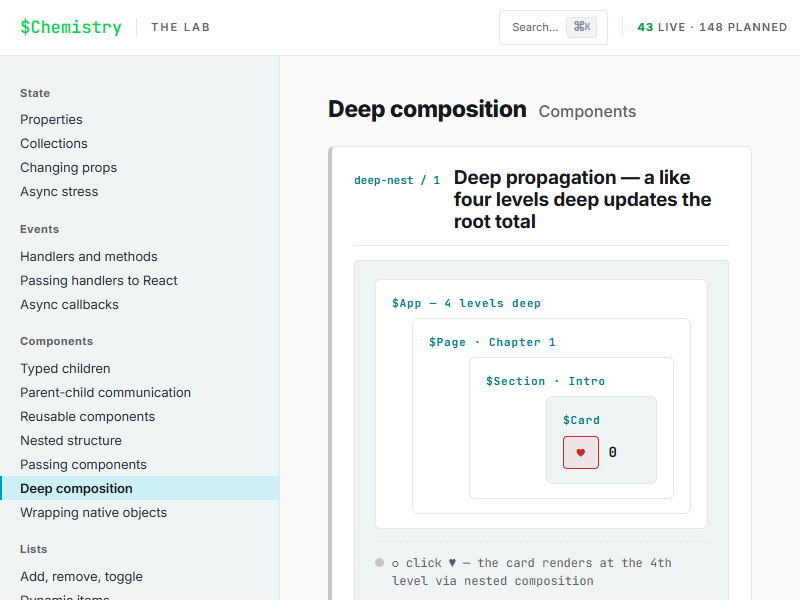
#> input picture .claude/agents/perspective/phillip/deep-nest-source.png, 800 x 600 px
$ python -i '1-march-1-2025~updated-trace-image-with-color-support.v8.py'   (imports and definitions only)
#> lines starting #> are read from the running program, lines starting #| are printed output that depends on the picture
import sys
import os
import svgtrace
import cv2
import numpy as np
from lxml import etree
import uuid
import tempfile

def load_image(image_path):
    """
    Loads an image using OpenCV, ensuring compatibility for PNG and JPG.
    Handles missing files gracefully.

    Parameters:
    - image_path (str): Path to the image file.

    Returns:
    - img (numpy.ndarray): Loaded image.
    """
    if not os.path.exists(image_path):
        raise FileNotFoundError(f"Error: File not found - {image_path}")

    img = cv2.imread(image_path, cv2.IMREAD_UNCHANGED)
    if img is None:
        raise ValueError(f"Error: Unable to load image - {image_path}")

    return img

def convert_to_grayscale(img):
    """
    Converts an image to grayscale.
    - If the image has an alpha channel, extracts the RGB channels before conversion.
    - Ensures transparency is preserved in final processing.

    Parameters:
    - img (numpy.ndarray): Input image.

    Returns:
    - gray_img (numpy.ndarray): Grayscale image.
    """
    if len(img.shape) == 3 and img.shape[-1] == 4:  # Extract RGB channels if transparency exists
        return cv2.cvtColor(img[:, :, :3], cv2.COLOR_BGR2GRAY)
    return cv2.cvtColor(img, cv2.COLOR_BGR2GRAY)

def apply_denoising(img, enabled=True):
    """
    Applies denoising to an image to reduce artifacts, particularly for JPG images.
    - Uses Non-Local Means Denoising for JPG compression artifacts.
    - Leaves PNG images unaltered since they are lossless.

    Parameters:
    - img (numpy.ndarray): Input grayscale image.
    - enabled (bool): Flag to apply denoising.

    Returns:
    - denoised_img (numpy.ndarray): Denoised image.
    """
    if enabled:
        return cv2.fastNlMeansDenoising(img, None, 30, 7, 21)
    return img

def apply_thresholding(img, method="adaptive"):
    """
    Applies thresholding to an image to enhance edge detection.
    - `adaptive`: Best for AI-generated images with soft gradients.
    - `otsu`: Best for high-contrast images like sketches.
    - `canny`: Best for maps and technical drawings with clear structures.

    Parameters:
    - img (numpy.ndarray): Input grayscale (or denoised) image.
    - method (str): Thresholding method ('adaptive', 'otsu', 'canny', or 'binary').

    Returns:
    - thresholded_img (numpy.ndarray): Thresholded image.
    """
    if method == "adaptive":
        return cv2.adaptiveThreshold(img, 255, cv2.ADAPTIVE_THRESH_GAUSSIAN_C,
                                     cv2.THRESH_BINARY, 11, 2)
    elif method == "otsu":
        _, otsu_thresh = cv2.threshold(img, 0, 255, cv2.THRESH_BINARY + cv2.THRESH_OTSU)
        return otsu_thresh
    elif method == "canny":
        return cv2.Canny(img, 50, 150)  # Edge detection for maps
    else:
        _, binary = cv2.threshold(img, 128, 255, cv2.THRESH_BINARY)
        return binary

# [16 lines left out: function extract_contours, not called in this run]

def process_image(image_path, thresholding="adaptive", denoise=True, extract_shapes=False, edge_mode=None):
    """
    Full image preprocessing pipeline with configurable parameters.
    - `thresholding`: "adaptive", "otsu", "binary", or "canny"
    - `denoise`: Apply JPG denoising (default: True)
    - `extract_shapes`: Extract contours for structured tracing (default: False)
    - `edge_mode`: "canny" for maps, "none" for general tracing

    Parameters:
    - image_path (str): Path to the input image.
    - thresholding (str): Method for thresholding.
    - denoise (bool): Flag to apply denoising.
    - extract_shapes (bool): Flag to extract and draw contours.
    - edge_mode (str or None): Edge detection mode.

    Returns:
    - preprocessed_path (str): Path to the saved preprocessed image.
    """
#> called with thresholding = 'adaptive', denoise = True, extract_shapes = False
    print(f"Processing image: {image_path}")
    img = load_image(image_path)
#> in load_image, img is the input picture: shape (600, 800, 3); mean B, G, R 243.7, 243.1, 240.1

    # Check if image is already grayscale/binary
    is_already_grayscale = len(img.shape) == 2 or (len(img.shape) == 3 and img.shape[2] == 1)
#> is_already_grayscale = False

    if is_already_grayscale:
        # Image is already grayscale, no need to convert
        grayscale = img
    else:
        # Convert to grayscale
        grayscale = convert_to_grayscale(img)
#> in convert_to_grayscale, `return cv2.cvtColor(img, cv2.COLOR_BGR2GRAY)`:
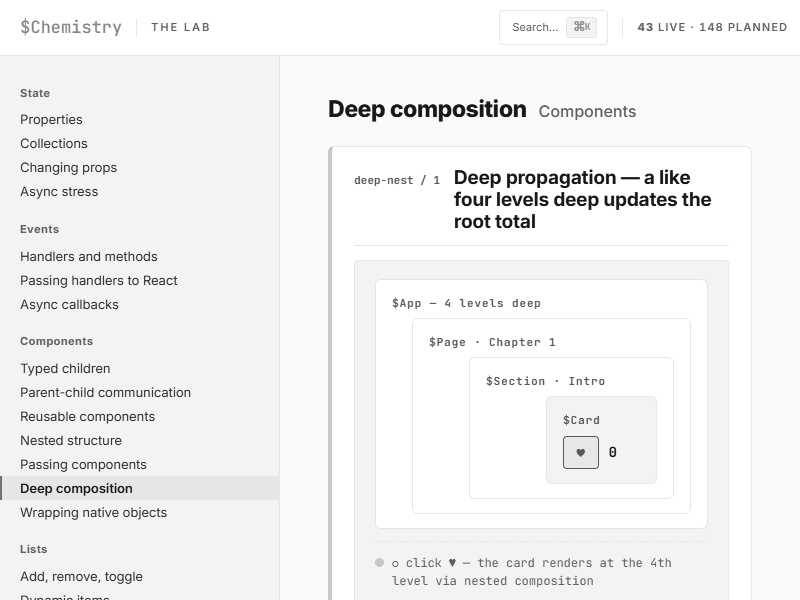
#> returned value: shape (600, 800); min 24, max 255, mean 242.4

    # Apply denoising (optional)
    denoised = apply_denoising(grayscale, denoise)

    # Apply thresholding or edge detection
    if edge_mode == "canny":
        binary = cv2.Canny(denoised, 50, 150)
    else:
        binary = apply_thresholding(denoised, method=thresholding)
#> in apply_thresholding, `return cv2.adaptiveThreshold(img, 255, cv2.ADAPTIVE_THRESH_GAUSSIAN_C,..`:
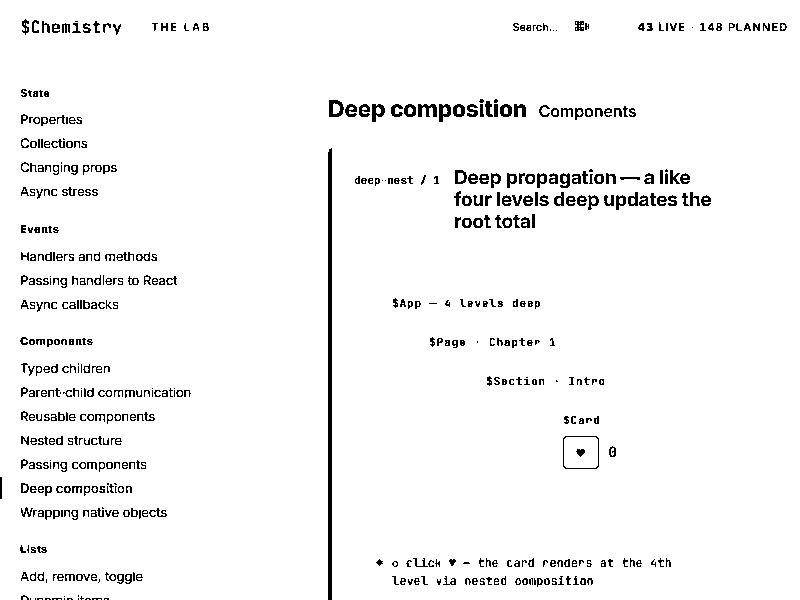
#> returned value: shape (600, 800); 96.2% white; black in thin lines or dots

    # If extracting structured shapes (e.g., maps), extract contours
    if extract_shapes:
        contours = extract_contours(binary)
        cv2.drawContours(binary, contours, -1, (0, 255, 0), 1)

    # Save the processed image
    file_extension = os.path.splitext(image_path)[1]
    preprocessed_path = image_path.replace(file_extension, ".png")
    cv2.imwrite(preprocessed_path, binary)

    print(f"Preprocessed image saved to: {preprocessed_path}")
    return preprocessed_path

# [409 lines left out: functions beautify_svg, quantize_colors, determine_optimal_clusters, create_color_mask, bgr_to_hex, post_process_svg and 2 more, not called in this run]

# [15 lines not run here, left out]

>>> result = process_image('../../../../.claude/agents/perspective/phillip/deep-nest-source.png')

$ run again, on .claude/agents/perspective/phillip/nested-before.png
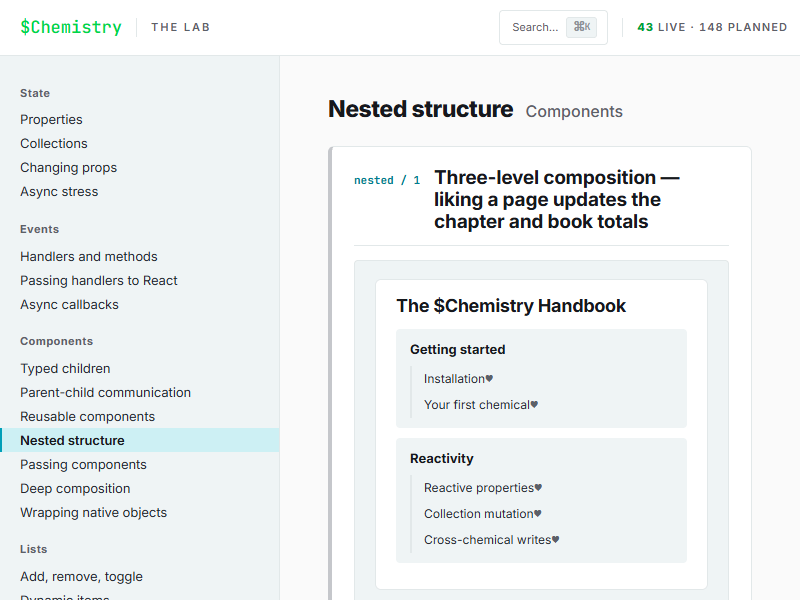
#> input picture .claude/agents/perspective/phillip/nested-before.png, 800 x 600 px
#> in load_image, img is the input picture: shape (600, 800, 3); mean B, G, R 242, 241.4, 238.2
#> in convert_to_grayscale, `return cv2.cvtColor(img, cv2.COLOR_BGR2GRAY)`:
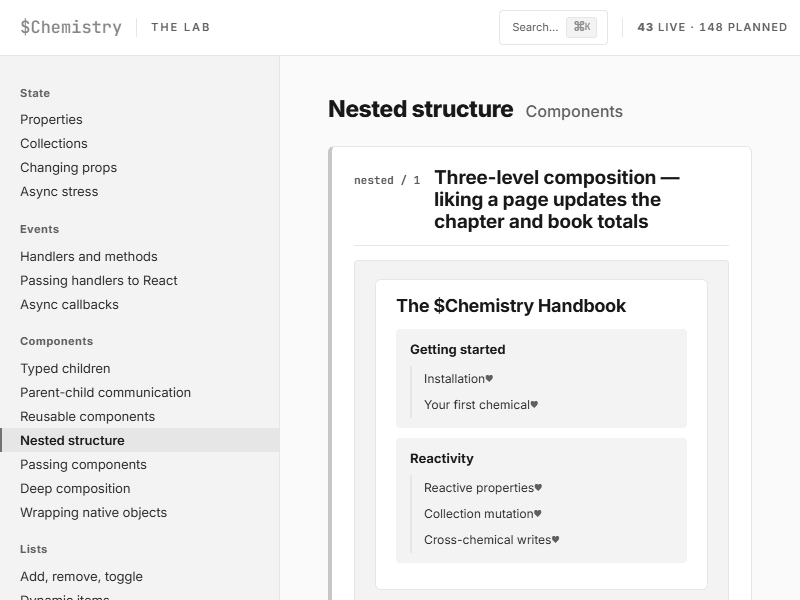
#> returned value: shape (600, 800); min 24, max 255, mean 240.7
#> in apply_thresholding, `return cv2.adaptiveThreshold(img, 255, cv2.ADAPTIVE_THRESH_GAUSSIAN_C,..`:
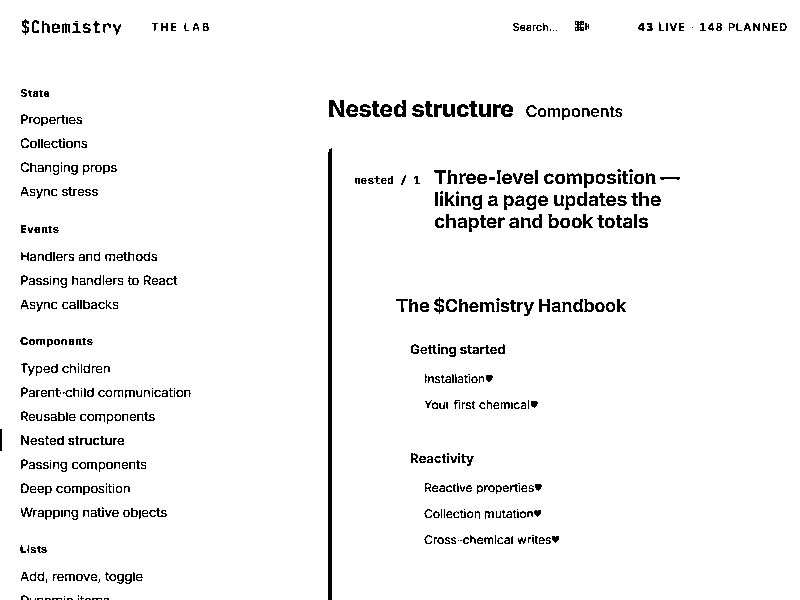
#> returned value: shape (600, 800); 95.9% white; black in thin lines or dots

$ run again, on .claude/agents/perspective/phillip/todo-fixed.png
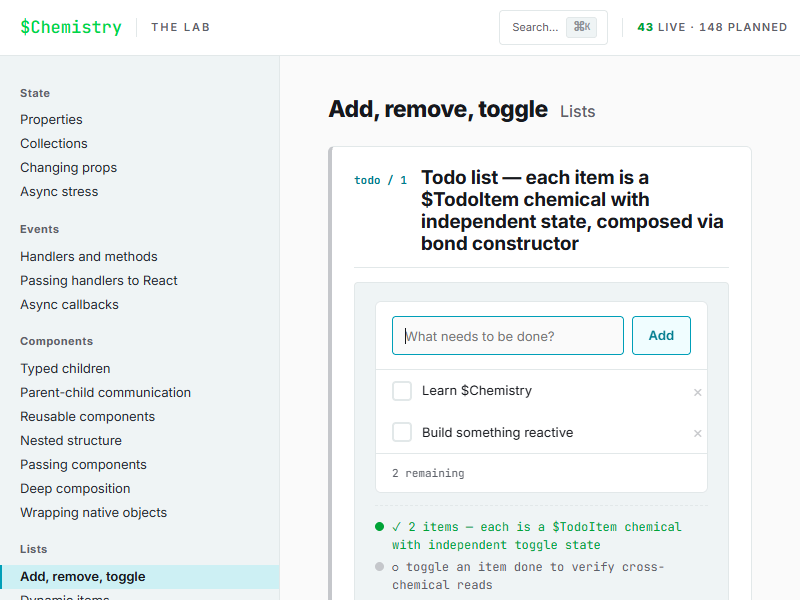
#> input picture .claude/agents/perspective/phillip/todo-fixed.png, 800 x 600 px
#> in load_image, img is the input picture: shape (600, 800, 3); mean B, G, R 242.2, 241.8, 238.3
#> in apply_denoising, `return cv2.fastNlMeansDenoising(img, None, 30, 7, 21)`:
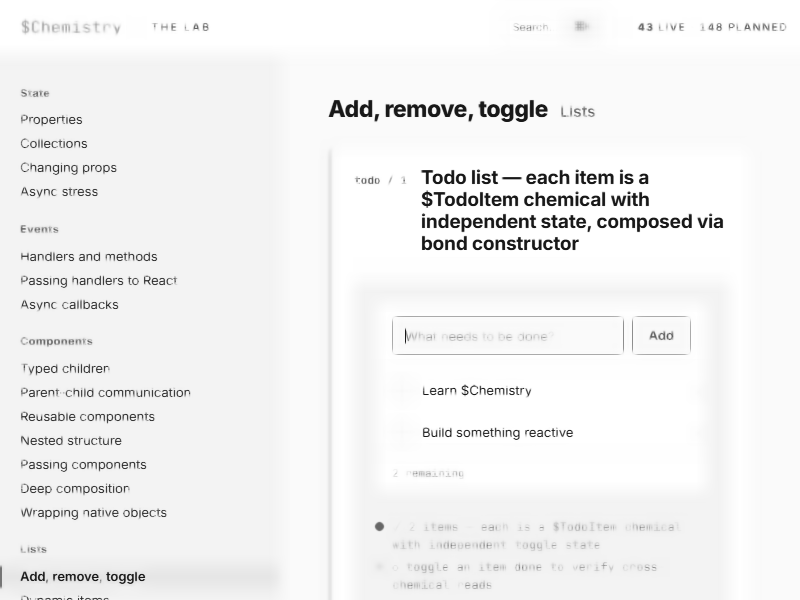
#> returned value: shape (600, 800); min 24, max 255, mean 241.9
#> in apply_thresholding, `return cv2.adaptiveThreshold(img, 255, cv2.ADAPTIVE_THRESH_GAUSSIAN_C,..`:
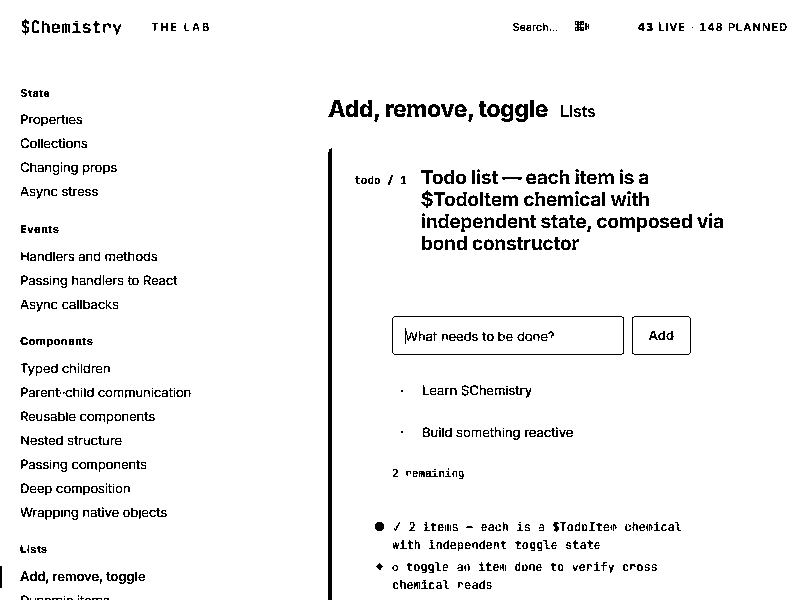
#> returned value: shape (600, 800); 95.4% white; black in thin lines or dots
